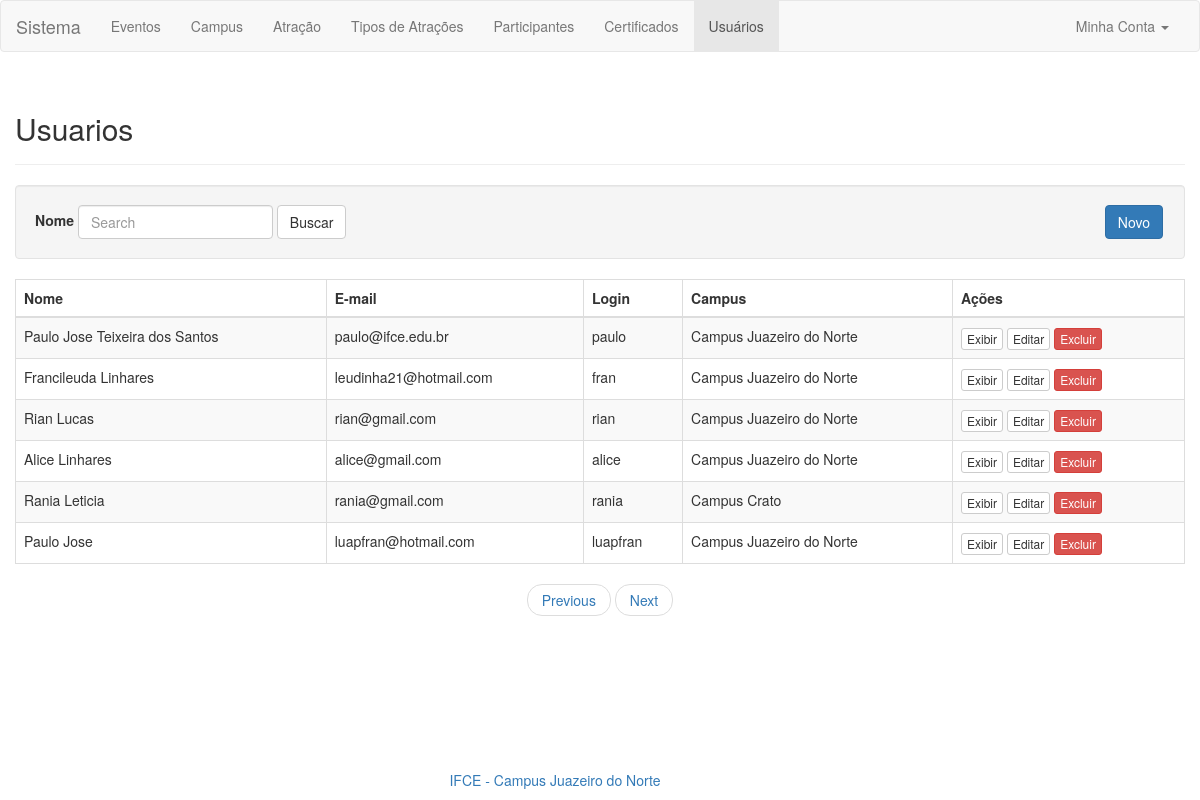
The app's page /admin.php (signed in) with its own data.
### tables this page shows
CREATE TABLE `tb_administradores` (
  `id_admin` int(11) NOT NULL,
  `nome` varchar(100) NOT NULL,
  `email` varchar(100) NOT NULL,
  `login` varchar(50) NOT NULL,
  `senha` varchar(50) NOT NULL,
  `ativo` int(2) DEFAULT '0',
  `id_campus` int(11) NOT NULL DEFAULT '1'
);

CREATE TABLE `tb_campus` (
  `id_campus` int(11) NOT NULL,
  `nome_campus` varchar(100) NOT NULL,
  `curso` varchar(100) DEFAULT NULL,
  `site` varchar(100) DEFAULT NULL,
  `id_uf` tinyint(4) NOT NULL,
  `id_cidade` smallint(6) NOT NULL
);

### consulta_admin.php (the view, shortened to what this page needs)
<?php
$objeto = new db();
$link = $objeto->conecta_mysql();
$sql_select = "SELECT a.nome, a.email, a.login, c.nome_campus FROM tb_administradores a INNER JOIN tb_campus c ON a.id_campus = c.id_campus";
$resultado = mysqli_query($link, $sql_select);
if ($resultado) {
	$dados_usuario = array();
	while ($consulta = mysqli_fetch_array($resultado, MYSQLI_ASSOC)) {
		$dados_usuario[] = $consulta;
	}
	foreach ($dados_usuario as $usuario) {
		echo "  <tr>
					<td>".$usuario['nome']."</td>
					<td>".$usuario['email']."</td>
					<td>".$usuario['login']."</td>
					<td>".$usuario['nome_campus']."</td>
					<td>
						<div class='btn-group' role='group' aria-label='...'>
							<a class='btn-group-xs' href='#' role='button'><button type='button' class='btn btn-default'>Exibir</button></a>
							<a class='btn-group-xs' href='#' role='button'><button type='button' class='btn btn-default'>Editar</button></a>
							<a class='btn-group-xs' href='#'><button type='button' class='btn btn-danger'>Excluir</button></a>
						</div>
					</td>
				</tr>";
	}
}else{
	echo " <div class='alert alert-warning' role='alert'>Usuario nao logado!</div>";
}
?>

### admin.php (shortened to what this page needs)
<!DOCTYPE html>
<html lang="">
<head>
	<link rel="stylesheet" href="css/bootstrap.min.css">
	<link rel="stylesheet" href="css/style.css">
		</head>
		<body>
			<nav class="navbar navbar-default" role="navigation">
				<div class="container-fluid">
					<div class="navbar-header">
						<a class="navbar-brand" href="index.php">Sistema</a>
					</div>
					<div class="collapse navbar-collapse exibir-menu">
						<ul class="nav navbar-nav">
							<li class=""><a href="eventos.php">Eventos</a></li>
							<li class=""><a href="campus.php">Campus</a></li>
							<li class=""><a href="atracao.php">Atração</a></li>
							<li class=""><a href="tipo_atracao.php">Tipos de Atrações</a></li>
							<li class=""><a href="participantes.php">Participantes</a></li>
							<li class=""><a href="certificados.php">Certificados</a></li>
							<li class="active"><a href="admin.php">Usuários</a></li>
						</ul>
						<ul class="nav navbar-nav navbar-right">
							<li class="dropdown">
								<a href="#" class="dropdown-toggle" data-toggle="dropdown">Minha Conta <b class="caret"></b></a>
							</li>
						</ul>
					</div>
				</div>
			</nav>
			<div class="container-fluid">
				<div class="row-fluid">
					<div class="page-header">
						<h2>Usuarios</h2>
					</div>
					<div class="well">
						<form class="form-inline" action="" role="Search">
							<label for="localiza">Nome</label>
							<div class="form-group">
								<input type="text" class="form-control" id="localiza" placeholder="Search">
							</div>
							<div class="form-group">
								<a href="#" class="btn btn-default dropdown-menu-right">Buscar</a>
							</div>
							<div class="form-group btn-right">
								<input type="submit" class="btn btn-primary" value="Novo">
							</div>
						</form>
					</div>
					<table class="table table-bordered table-striped">
						<thead>
							<tr>
								<th>Nome</th>
								<th>E-mail</th>
								<th>Login</th>
								<th>Campus</th>
								<th>Ações</th>
							</tr>
						</thead>
						<tbody>
							<?php require_once('consulta_admin.php'); ?>
						</tbody>
					</table>
				</div>
				<div class="row-fluid">
					<ul class="pager">
						<li><a href="#">Previous</a></li>
						<li><a href="#">Next</a></li>
					</ul>
					<footer class="text-center fixarRodape">
						<a href="https://www.ifce.edu.br/juazeirodonorte">IFCE - Campus Juazeiro do Norte</a>
					</footer>
				</div>
			</div>
		</body>
		</html>

### css/style.css (style rules this page uses)
.btn-right { float: right !important; margin-right:2px; }
.fixarRodape { bottom: 10px; position: fixed; width: 90%; text-align: center; }

### records on screen
tb_administradores: nome "Paulo Jose Teixeira dos Santos", email "paulo@ifce.edu.br", login "paulo", id_campus.nome_campus "Campus Juazeiro do Norte"
tb_administradores: nome "Francileuda Linhares", email "leudinha21@hotmail.com", login "fran", id_campus.nome_campus "Campus Juazeiro do Norte"
tb_administradores: nome "Rian Lucas", email "rian@gmail.com", login "rian", id_campus.nome_campus "Campus Juazeiro do Norte"
tb_administradores: nome "Alice Linhares", email "alice@gmail.com", login "alice", id_campus.nome_campus "Campus Juazeiro do Norte"
tb_administradores: nome "Rania Leticia", email "rania@gmail.com", login "rania", id_campus.nome_campus "Campus Crato"
tb_administradores: nome "Paulo Jose", email "luapfran@hotmail.com", login "luapfran", id_campus.nome_campus "Campus Juazeiro do Norte"
